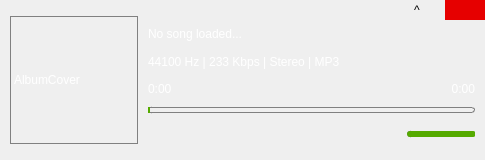
<?xml version="1.0" encoding="UTF-8"?>
<ui version="4.0">
 <class>MainWindow</class>
 <widget class="QMainWindow" name="MainWindow">
  <property name="geometry">
   <rect>
    <x>0</x>
    <y>0</y>
    <width>485</width>
    <height>160</height>
   </rect>
  </property>
  <property name="minimumSize">
   <size>
    <width>485</width>
    <height>160</height>
   </size>
  </property>
  <property name="windowTitle">
   <string>Pineapple Player</string>
  </property>
  <property name="styleSheet">
   <string notr="true">/****** Slider ******/

QSlider::groove:horizontal {
	border: 1px solid grey;
	border-radius: 3px;
	height: 4px;
	margin: 0px 0;
}

QSlider::sub-page:horizontal {
	border-radius: 3px;
	background: rgb(85, 170, 0);
}

QSlider::groove:vertical {
	border: 1px solid grey;
	border-radius: 3px;
	width: 4px;
	margin: 0px 0;
} 

QSlider::handle:vertical {
	border-radius: 3px;
	border: 0px solid #5c5c5c;
	background: rgb(85, 170, 0);
	margin: -5px -5px -5px -5px;
	top: 5px; bottom: 5px;
}

QSlider::handle:vertical:hover {
	border-radius: 3px;
	border: 0px solid #5c5c5c;
	background: rgb(85, 255, 0);
	margin: -5px -5px -5px -5px;
	top: 5px; bottom: 5px;
}

QSlider::add-page:vertical {
	border-radius: 3px;
	background: rgb(85, 170, 0);
}

/****** PushButton ******/

QPushButton {
	border: 0px solid grey;
	background-color: transparent;
}

QPushButton:hover {
	background-color: rgba(255, 255, 255, 220);
}

QPushButton:pressed {
	background-color: rgba(255, 255, 255, 250);
}

QPushButton#closeWindowBtn {
	color: white;
	background-color: rgb(230, 0, 0);
}

QPushButton#closeWindowBtn:hover {
	background-color: rgb(255, 0, 0);
}

/****** Label ******/

QLabel {
	color: white;
}

QLabel#coverLabel {
	border: 1px solid grey;
}</string>
  </property>
  <property name="locale">
   <locale language="English" country="UnitedStates"/>
  </property>
  <widget class="QWidget" name="centralwidget">
   <property name="sizePolicy">
    <sizepolicy hsizetype="Preferred" vsizetype="Preferred">
     <horstretch>0</horstretch>
     <verstretch>0</verstretch>
    </sizepolicy>
   </property>
   <layout class="QVBoxLayout" name="verticalLayout" stretch="0">
    <property name="spacing">
     <number>7</number>
    </property>
    <property name="leftMargin">
     <number>10</number>
    </property>
    <property name="topMargin">
     <number>0</number>
    </property>
    <property name="rightMargin">
     <number>0</number>
    </property>
    <property name="bottomMargin">
     <number>0</number>
    </property>
    <item>
     <layout class="QHBoxLayout" name="horizontalLayout" stretch="0,0">
      <property name="spacing">
       <number>10</number>
      </property>
      <item>
       <widget class="QLabel" name="coverLabel">
        <property name="sizePolicy">
         <sizepolicy hsizetype="Fixed" vsizetype="Fixed">
          <horstretch>0</horstretch>
          <verstretch>0</verstretch>
         </sizepolicy>
        </property>
        <property name="minimumSize">
         <size>
          <width>128</width>
          <height>128</height>
         </size>
        </property>
        <property name="maximumSize">
         <size>
          <width>128</width>
          <height>128</height>
         </size>
        </property>
        <property name="text">
         <string>AlbumCover</string>
        </property>
       </widget>
      </item>
      <item>
       <layout class="QVBoxLayout" name="playerContainerLayout" stretch="0,1">
        <property name="spacing">
         <number>0</number>
        </property>
        <item>
         <layout class="QHBoxLayout" name="titlebarLayout">
          <property name="spacing">
           <number>0</number>
          </property>
          <item>
           <spacer name="horizontalSpacer">
            <property name="orientation">
             <enum>Qt::Horizontal</enum>
            </property>
            <property name="sizeHint" stdset="0">
             <size>
              <width>40</width>
              <height>20</height>
             </size>
            </property>
           </spacer>
          </item>
          <item>
           <widget class="QPushButton" name="miniModeBtn">
            <property name="maximumSize">
             <size>
              <width>25</width>
              <height>20</height>
             </size>
            </property>
            <property name="text">
             <string>^</string>
            </property>
           </widget>
          </item>
          <item>
           <widget class="QPushButton" name="minimumWindowBtn">
            <property name="maximumSize">
             <size>
              <width>25</width>
              <height>20</height>
             </size>
            </property>
            <property name="text">
             <string/>
            </property>
            <property name="icon">
             <iconset resource="resources.qrc">
              <normaloff>:/icons/icons/window-minimize.png</normaloff>:/icons/icons/window-minimize.png</iconset>
            </property>
           </widget>
          </item>
          <item>
           <widget class="QPushButton" name="closeWindowBtn">
            <property name="minimumSize">
             <size>
              <width>40</width>
              <height>20</height>
             </size>
            </property>
            <property name="maximumSize">
             <size>
              <width>40</width>
              <height>20</height>
             </size>
            </property>
            <property name="text">
             <string/>
            </property>
            <property name="icon">
             <iconset resource="resources.qrc">
              <normaloff>:/icons/icons/window-close.png</normaloff>:/icons/icons/window-close.png</iconset>
            </property>
           </widget>
          </item>
         </layout>
        </item>
        <item>
         <layout class="QVBoxLayout" name="playerPanelLayout">
          <property name="sizeConstraint">
           <enum>QLayout::SetDefaultConstraint</enum>
          </property>
          <property name="rightMargin">
           <number>10</number>
          </property>
          <property name="bottomMargin">
           <number>10</number>
          </property>
          <item>
           <widget class="QLabel" name="titleLabel">
            <property name="sizePolicy">
             <sizepolicy hsizetype="Preferred" vsizetype="Preferred">
              <horstretch>0</horstretch>
              <verstretch>0</verstretch>
             </sizepolicy>
            </property>
            <property name="text">
             <string>No song loaded...</string>
            </property>
           </widget>
          </item>
          <item>
           <widget class="QLabel" name="propLabel">
            <property name="text">
             <string>44100 Hz | 233 Kbps | Stereo | MP3</string>
            </property>
           </widget>
          </item>
          <item>
           <layout class="QHBoxLayout" name="playbackTimeLayout">
            <item>
             <widget class="QLabel" name="nowTimeLabel">
              <property name="text">
               <string>0:00</string>
              </property>
             </widget>
            </item>
            <item>
             <widget class="QLabel" name="totalTimeLabel">
              <property name="text">
               <string>0:00</string>
              </property>
              <property name="alignment">
               <set>Qt::AlignRight|Qt::AlignTrailing|Qt::AlignVCenter</set>
              </property>
             </widget>
            </item>
           </layout>
          </item>
          <item>
           <widget class="SeekableSlider" name="playbackSlider">
            <property name="maximum">
             <number>1000</number>
            </property>
            <property name="orientation">
             <enum>Qt::Horizontal</enum>
            </property>
           </widget>
          </item>
          <item>
           <layout class="QHBoxLayout" name="playbackControlLayout">
            <property name="spacing">
             <number>5</number>
            </property>
            <item>
             <widget class="QPushButton" name="playBtn">
              <property name="minimumSize">
               <size>
                <width>32</width>
                <height>32</height>
               </size>
              </property>
              <property name="maximumSize">
               <size>
                <width>32</width>
                <height>32</height>
               </size>
              </property>
              <property name="locale">
               <locale language="English" country="UnitedStates"/>
              </property>
              <property name="text">
               <string/>
              </property>
              <property name="icon">
               <iconset resource="resources.qrc">
                <normaloff>:/icons/icons/media-playback-start.png</normaloff>:/icons/icons/media-playback-start.png</iconset>
              </property>
              <property name="iconSize">
               <size>
                <width>32</width>
                <height>32</height>
               </size>
              </property>
             </widget>
            </item>
            <item>
             <widget class="QPushButton" name="stopBtn">
              <property name="minimumSize">
               <size>
                <width>32</width>
                <height>32</height>
               </size>
              </property>
              <property name="maximumSize">
               <size>
                <width>32</width>
                <height>32</height>
               </size>
              </property>
              <property name="text">
               <string/>
              </property>
              <property name="icon">
               <iconset resource="resources.qrc">
                <normaloff>:/icons/icons/media-playback-stop.png</normaloff>:/icons/icons/media-playback-stop.png</iconset>
              </property>
              <property name="iconSize">
               <size>
                <width>32</width>
                <height>32</height>
               </size>
              </property>
             </widget>
            </item>
            <item>
             <widget class="QPushButton" name="prevBtn">
              <property name="minimumSize">
               <size>
                <width>32</width>
                <height>32</height>
               </size>
              </property>
              <property name="maximumSize">
               <size>
                <width>32</width>
                <height>32</height>
               </size>
              </property>
              <property name="text">
               <string/>
              </property>
              <property name="icon">
               <iconset resource="resources.qrc">
                <normaloff>:/icons/icons/media-skip-backward.png</normaloff>:/icons/icons/media-skip-backward.png</iconset>
              </property>
              <property name="iconSize">
               <size>
                <width>32</width>
                <height>32</height>
               </size>
              </property>
             </widget>
            </item>
            <item>
             <widget class="QPushButton" name="nextBtn">
              <property name="minimumSize">
               <size>
                <width>32</width>
                <height>32</height>
               </size>
              </property>
              <property name="maximumSize">
               <size>
                <width>32</width>
                <height>32</height>
               </size>
              </property>
              <property name="text">
               <string/>
              </property>
              <property name="icon">
               <iconset resource="resources.qrc">
                <normaloff>:/icons/icons/media-skip-forward.png</normaloff>:/icons/icons/media-skip-forward.png</iconset>
              </property>
              <property name="iconSize">
               <size>
                <width>32</width>
                <height>32</height>
               </size>
              </property>
             </widget>
            </item>
            <item>
             <widget class="QPushButton" name="playListBtn">
              <property name="minimumSize">
               <size>
                <width>32</width>
                <height>32</height>
               </size>
              </property>
              <property name="maximumSize">
               <size>
                <width>32</width>
                <height>32</height>
               </size>
              </property>
              <property name="text">
               <string/>
              </property>
              <property name="icon">
               <iconset resource="resources.qrc">
                <normaloff>:/icons/icons/view-media-playlist.png</normaloff>:/icons/icons/view-media-playlist.png</iconset>
              </property>
              <property name="iconSize">
               <size>
                <width>32</width>
                <height>32</height>
               </size>
              </property>
             </widget>
            </item>
            <item>
             <widget class="QPushButton" name="playbackModeBtn">
              <property name="minimumSize">
               <size>
                <width>32</width>
                <height>32</height>
               </size>
              </property>
              <property name="maximumSize">
               <size>
                <width>32</width>
                <height>32</height>
               </size>
              </property>
              <property name="text">
               <string/>
              </property>
              <property name="icon">
               <iconset resource="resources.qrc">
                <normaloff>:/icons/icons/media-playlist-repeat.png</normaloff>:/icons/icons/media-playlist-repeat.png</iconset>
              </property>
              <property name="iconSize">
               <size>
                <width>32</width>
                <height>32</height>
               </size>
              </property>
             </widget>
            </item>
            <item>
             <widget class="QPushButton" name="volumeBtn">
              <property name="minimumSize">
               <size>
                <width>32</width>
                <height>32</height>
               </size>
              </property>
              <property name="maximumSize">
               <size>
                <width>32</width>
                <height>32</height>
               </size>
              </property>
              <property name="text">
               <string/>
              </property>
              <property name="icon">
               <iconset resource="resources.qrc">
                <normaloff>:/icons/icons/audio-volume-high.png</normaloff>:/icons/icons/audio-volume-high.png</iconset>
              </property>
              <property name="iconSize">
               <size>
                <width>32</width>
                <height>32</height>
               </size>
              </property>
             </widget>
            </item>
            <item>
             <widget class="SeekableSlider" name="volumeSlider">
              <property name="minimumSize">
               <size>
                <width>64</width>
                <height>32</height>
               </size>
              </property>
              <property name="maximum">
               <number>100</number>
              </property>
              <property name="value">
               <number>100</number>
              </property>
              <property name="orientation">
               <enum>Qt::Horizontal</enum>
              </property>
             </widget>
            </item>
           </layout>
          </item>
         </layout>
        </item>
       </layout>
      </item>
     </layout>
    </item>
   </layout>
  </widget>
 </widget>
 <customwidgets>
  <customwidget>
   <class>SeekableSlider</class>
   <extends>QSlider</extends>
   <header>seekableslider.h</header>
  </customwidget>
 </customwidgets>
 <resources>
  <include location="resources.qrc"/>
 </resources>
 <connections/>
</ui>
